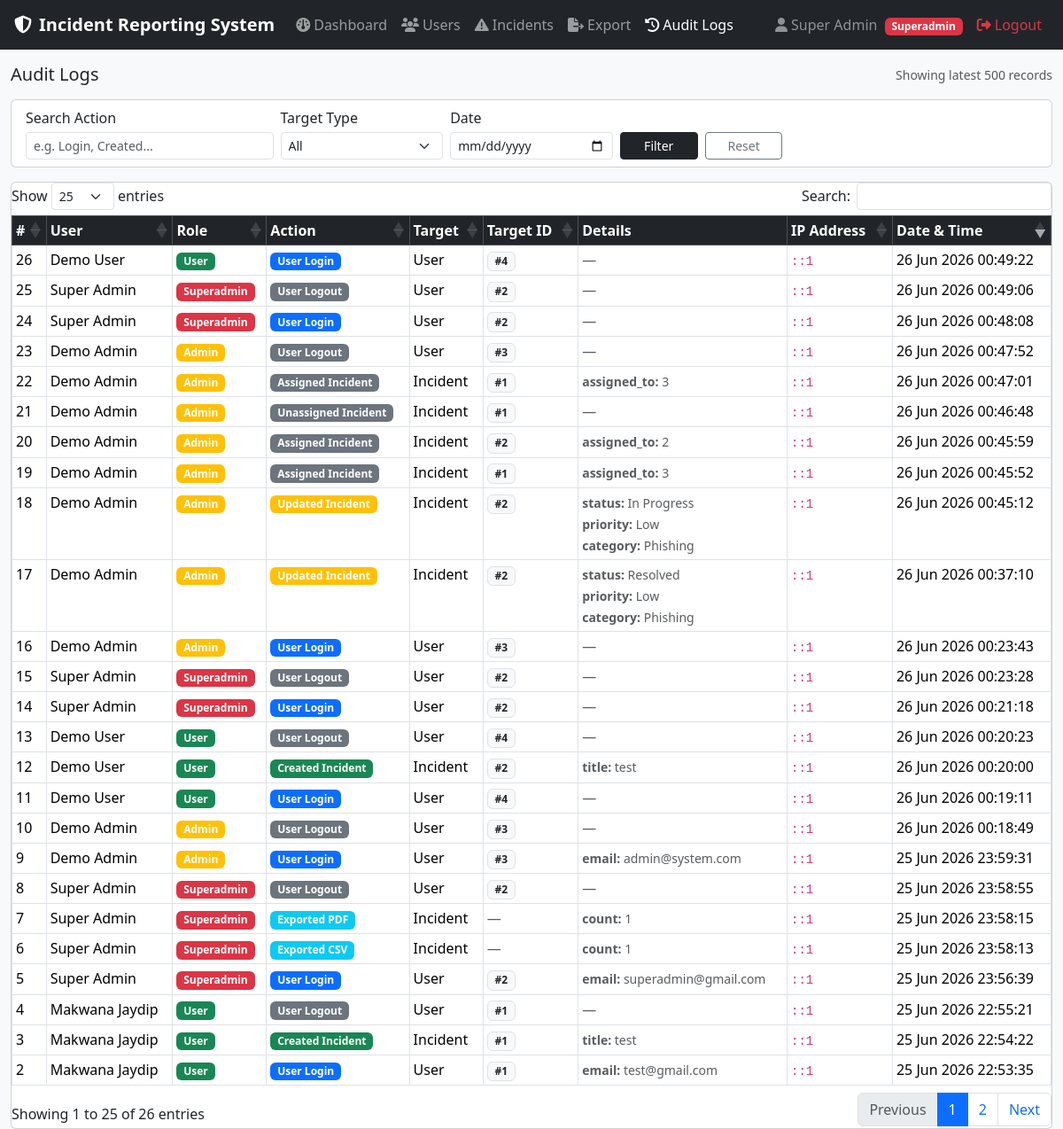
/superadmin/audit_logs.php (signed in), run on the app's committed database.
### tables this page shows
CREATE TABLE `audit_logs` (
  `id` int(10) UNSIGNED NOT NULL,
  `user_id` int(10) UNSIGNED DEFAULT NULL,
  `action` varchar(100) NOT NULL,
  `target_type` varchar(50) NOT NULL,
  `target_id` int(10) UNSIGNED DEFAULT NULL,
  `details` text DEFAULT NULL,
  `ip_address` varchar(45) NOT NULL,
  `created_at` datetime NOT NULL DEFAULT current_timestamp()
);

CREATE TABLE `users` (
  `id` int(10) UNSIGNED NOT NULL,
  `name` varchar(100) NOT NULL,
  `email` varchar(150) NOT NULL,
  `password` varchar(255) NOT NULL,
  `role` enum('user','admin','superadmin') NOT NULL DEFAULT 'user',
  `is_blocked` tinyint(1) NOT NULL DEFAULT 0,
  `created_at` datetime NOT NULL DEFAULT current_timestamp(),
  `updated_at` datetime NOT NULL DEFAULT current_timestamp() ON UPDATE current_timestamp()
);

### superadmin/audit_logs.php (the view, shortened to what this page needs)
<?php
$db        = getDB();
$filterAction = $_GET['action'] ?? '';
$filterDate   = $_GET['date']   ?? '';
$where = "WHERE 1=1";
$logs = mysqli_query($db, "
    SELECT al.*, u.name as user_name, u.role as user_role
    FROM audit_logs al
    LEFT JOIN users u ON u.id = al.user_id
    $where
    ORDER BY al.created_at DESC
    LIMIT 500
");
require_once __DIR__ . '/../includes/header.php';
require_once __DIR__ . '/../includes/sidebar.php';
?>
<div class="d-flex justify-content-between align-items-center mb-3">
    <h5 class="mb-0">Audit Logs</h5>
    <span class="text-muted small">Showing latest 500 records</span>
</div>
<div class="card mb-3">
    <div class="card-body py-2">
        <form method="GET" class="row g-2 align-items-end">
            <div class="col-md-3">
                <label class="form-label mb-1">Search Action</label>
                <input type="text" name="action" class="form-control form-control-sm"
                       placeholder="e.g. Login, Created..."
                       value="<?= htmlspecialchars($filterAction) ?>">
            </div>
            <div class="col-md-2">
                <label class="form-label mb-1">Target Type</label>
                <select name="target" class="form-select form-select-sm">
                    <option value="">All</option>
                </select>
            </div>
            <div class="col-md-2">
                <label class="form-label mb-1">Date</label>
                <input type="date" name="date" class="form-control form-control-sm"
                       value="<?= htmlspecialchars($filterDate) ?>">
            </div>
            <div class="col-md-1">
                <button type="submit" class="btn btn-sm btn-dark w-100">Filter</button>
            </div>
            <div class="col-md-1">
                <a href="audit_logs.php" class="btn btn-sm btn-outline-secondary w-100">Reset</a>
            </div>
        </form>
    </div>
</div>
<div class="card">
    <div class="card-body p-0">
        <table class="table table-bordered table-hover mb-0 table-sm" id="logsTable">
            <thead class="table-dark">
                <tr>
                    <th>#</th>
                    <th>User</th>
                    <th>Role</th>
                    <th>Action</th>
                    <th>Target</th>
                    <th>Target ID</th>
                    <th>Details</th>
                    <th>IP Address</th>
                    <th>Date & Time</th>
                </tr>
            </thead>
            <tbody>
            <?php if (mysqli_num_rows($logs) === 0): ?>
                <tr>
                    <td colspan="9" class="text-center text-muted py-3">No logs found.</td>
                </tr>
            <?php else: ?>
                <?php while ($row = mysqli_fetch_assoc($logs)): ?>
                <tr>
                    <td><?= $row['id'] ?></td>
                    <td>
                        <?php if ($row['user_name']): ?>
                            <?= htmlspecialchars($row['user_name']) ?>
                        <?php else: ?>
                            <span class="text-muted">Deleted User</span>
                        <?php endif; ?>
                    </td>
                    <td>
                        <?php if ($row['user_role']): ?>
                            <?php
                            $rc = $row['user_role'] === 'superadmin' ? 'danger' :
                                  ($row['user_role'] === 'admin' ? 'warning' : 'success');
                            ?>
                            <span class="badge bg-<?= $rc ?>">
                                <?= ucfirst($row['user_role']) ?>
                            </span>
                        <?php else: ?>
                            <span class="text-muted">—</span>
                        <?php endif; ?>
                    </td>
                    <td>
                        <?php
                        $actionColor = 'secondary';
                        if (stripos($row['action'], 'login')    !== false) $actionColor = 'primary';
                        if (stripos($row['action'], 'created')  !== false) $actionColor = 'success';
                        if (stripos($row['action'], 'updated')  !== false) $actionColor = 'warning';
                        if (stripos($row['action'], 'exported') !== false) $actionColor = 'info';
                        ?>
                        <span class="badge bg-<?= $actionColor ?>">
                            <?= htmlspecialchars($row['action']) ?>
                        </span>
                    </td>
                    <td><?= ucfirst($row['target_type']) ?></td>
                    <td>
                        <?= $row['target_id']
                            ? '<span class="badge bg-light text-dark border">#' . $row['target_id'] . '</span>'
                            : '<span class="text-muted">—</span>' ?>
                    </td>
                    <td>
                        <?php if ($row['details']): ?>
                            <?php $details = json_decode($row['details'], true); ?>
                            <?php if (is_array($details)): ?>
                                <?php foreach ($details as $key => $val): ?>
                                    <small class="text-muted">
                                        <strong><?= htmlspecialchars($key) ?>:</strong>
                                        <?= htmlspecialchars(is_array($val) ? implode(', ', $val) : $val) ?>
                                    </small><br>
                                <?php endforeach; ?>
                            <?php else: ?>
                                <small><?= htmlspecialchars($row['details']) ?></small>
                            <?php endif; ?>
                        <?php else: ?>
                            <span class="text-muted">—</span>
                        <?php endif; ?>
                    </td>
                    <td><code><?= htmlspecialchars($row['ip_address']) ?></code></td>
                    <td><?= date('d M Y H:i:s', strtotime($row['created_at'])) ?></td>
                </tr>
                <?php endwhile; ?>
            <?php endif; ?>
            </tbody>
        </table>
    </div>
</div>
<?php
require_once __DIR__ . '/../includes/footer.php';
?>

### data on the page
audit_logs: id "26", user.name "Demo User", user.role "User", action "User Login", target_type "User", target "4", ip_address "::1", created_at "26 Jun 2026 00:49:22"
audit_logs: id "25", user.name "Super Admin", user.role "Superadmin", action "User Logout", target_type "User", target "2", ip_address "::1", created_at "26 Jun 2026 00:49:06"
audit_logs: id "24", user.name "Super Admin", user.role "Superadmin", action "User Login", target_type "User", target "2", ip_address "::1", created_at "26 Jun 2026 00:48:08"
audit_logs: id "23", user.name "Demo Admin", user.role "Admin", action "User Logout", target_type "User", target "3", ip_address "::1", created_at "26 Jun 2026 00:47:52"
audit_logs: id "22", user.name "Demo Admin", user.role "Admin", action "Assigned Incident", target_type "Incident", target "1", key "assigned_to", details "3", ip_address "::1", created_at "26 Jun 2026 00:47:01"
audit_logs: id "21", user.name "Demo Admin", user.role "Admin", action "Unassigned Incident", target_type "Incident", target "1", ip_address "::1", created_at "26 Jun 2026 00:46:48"
audit_logs: id "20", user.name "Demo Admin", user.role "Admin", action "Assigned Incident", target_type "Incident", target "2", key "assigned_to", details "2", ip_address "::1", created_at "26 Jun 2026 00:45:59"
audit_logs: id "19", user.name "Demo Admin", user.role "Admin", action "Assigned Incident", target_type "Incident", target "1", key "assigned_to", details "3", ip_address "::1", created_at "26 Jun 2026 00:45:52"
audit_logs: id "18", user.name "Demo Admin", user.role "Admin", action "Updated Incident", target_type "Incident", target "2", key "status", details "In Progress", key "priority", details "Low", key "category", details "Phishing", ip_address "::1", created_at "26 Jun 2026 00:45:12"
audit_logs: id "17", user.name "Demo Admin", user.role "Admin", action "Updated Incident", target_type "Incident", target "2", key "status", details "Resolved", key "priority", details "Low", key "category", details "Phishing", ip_address "::1", created_at "26 Jun 2026 00:37:10"
audit_logs: id "16", user.name "Demo Admin", user.role "Admin", action "User Login", target_type "User", target "3", ip_address "::1", created_at "26 Jun 2026 00:23:43"
audit_logs: id "15", user.name "Super Admin", user.role "Superadmin", action "User Logout", target_type "User", target "2", ip_address "::1", created_at "26 Jun 2026 00:23:28"
audit_logs: id "14", user.name "Super Admin", user.role "Superadmin", action "User Login", target_type "User", target "2", ip_address "::1", created_at "26 Jun 2026 00:21:18"
audit_logs: id "13", user.name "Demo User", user.role "User", action "User Logout", target_type "User", target "4", ip_address "::1", created_at "26 Jun 2026 00:20:23"
audit_logs: id "12", user.name "Demo User", user.role "User", action "Created Incident", target_type "Incident", target "2", key "title", details "test", ip_address "::1", created_at "26 Jun 2026 00:20:00"
audit_logs: id "11", user.name "Demo User", user.role "User", action "User Login", target_type "User", target "4", ip_address "::1", created_at "26 Jun 2026 00:19:11"
audit_logs: id "10", user.name "Demo Admin", user.role "Admin", action "User Logout", target_type "User", target "3", ip_address "::1", created_at "26 Jun 2026 00:18:49"
audit_logs: id "9", user.name "Demo Admin", user.role "Admin", action "User Login", target_type "User", target "3", key "email", details "admin@system.com", ip_address "::1", created_at "25 Jun 2026 23:59:31"
audit_logs: id "8", user.name "Super Admin", user.role "Superadmin", action "User Logout", target_type "User", target "2", ip_address "::1", created_at "25 Jun 2026 23:58:55"
audit_logs: id "7", user.name "Super Admin", user.role "Superadmin", action "Exported PDF", target_type "Incident", key "count", details "1", ip_address "::1", created_at "25 Jun 2026 23:58:15"
audit_logs: id "6", user.name "Super Admin", user.role "Superadmin", action "Exported CSV", target_type "Incident", key "count", details "1", ip_address "::1", created_at "25 Jun 2026 23:58:13"
audit_logs: id "5", user.name "Super Admin", user.role "Superadmin", action "User Login", target_type "User", target "2", key "email", details "superadmin@gmail.com", ip_address "::1", created_at "25 Jun 2026 23:56:39"
audit_logs: id "4", user.name "Makwana Jaydip", user.role "User", action "User Logout", target_type "User", target "1", ip_address "::1", created_at "25 Jun 2026 22:55:21"
audit_logs: id "3", user.name "Makwana Jaydip", user.role "User", action "Created Incident", target_type "Incident", target "1", key "title", details "test", ip_address "::1", created_at "25 Jun 2026 22:54:22"
audit_logs: id "2", user.name "Makwana Jaydip", user.role "User", action "User Login", target_type "User", target "1", key "email", details "test@gmail.com", ip_address "::1", created_at "25 Jun 2026 22:53:35"

### other printed values
APP_NAME "Incident Reporting System"
$currentName "Super Admin"
$currentRole "Superadmin"
